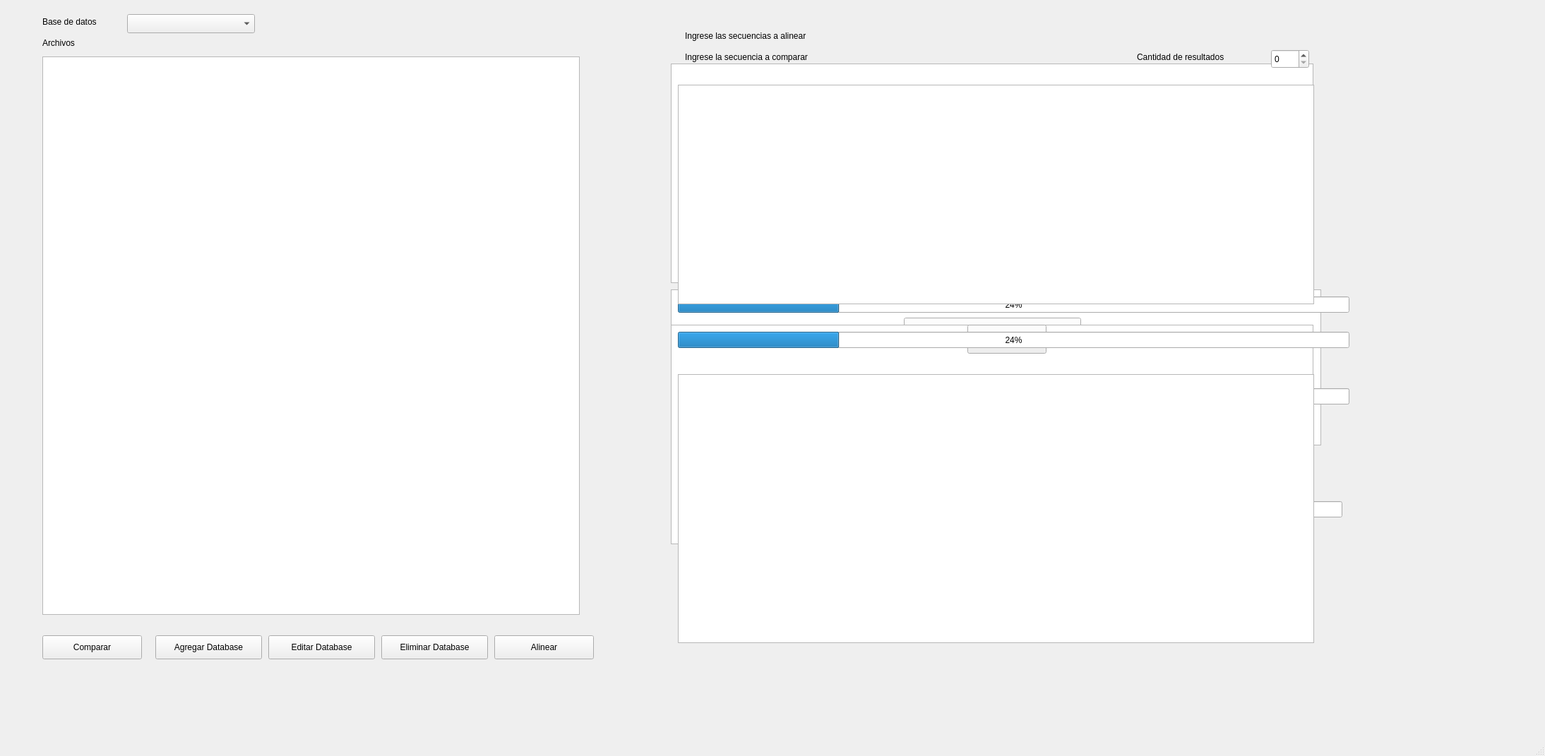
<?xml version="1.0" encoding="UTF-8"?>
<ui version="4.0">
 <class>mainWindow</class>
 <widget class="QMainWindow" name="mainWindow">
  <property name="geometry">
   <rect>
    <x>0</x>
    <y>0</y>
    <width>2188</width>
    <height>1071</height>
   </rect>
  </property>
  <property name="windowTitle">
   <string>MainWindow</string>
  </property>
  <widget class="QWidget" name="centralwidget">
   <widget class="QLabel" name="labelDatabase">
    <property name="geometry">
     <rect>
      <x>60</x>
      <y>20</y>
      <width>141</width>
      <height>21</height>
     </rect>
    </property>
    <property name="text">
     <string>Base de datos</string>
    </property>
   </widget>
   <widget class="QComboBox" name="selectDatabase">
    <property name="geometry">
     <rect>
      <x>180</x>
      <y>20</y>
      <width>181</width>
      <height>27</height>
     </rect>
    </property>
   </widget>
   <widget class="QLabel" name="labelFiles">
    <property name="geometry">
     <rect>
      <x>60</x>
      <y>50</y>
      <width>70</width>
      <height>21</height>
     </rect>
    </property>
    <property name="text">
     <string>Archivos</string>
    </property>
   </widget>
   <widget class="QTreeView" name="dbFilesTree">
    <property name="geometry">
     <rect>
      <x>60</x>
      <y>80</y>
      <width>761</width>
      <height>791</height>
     </rect>
    </property>
   </widget>
   <widget class="QWidget" name="widMainMenu" native="true">
    <property name="geometry">
     <rect>
      <x>880</x>
      <y>-20</y>
      <width>1051</width>
      <height>961</height>
     </rect>
    </property>
    <widget class="QToolButton" name="buttonMenuEdit">
     <property name="geometry">
      <rect>
       <x>380</x>
       <y>270</y>
       <width>330</width>
       <height>45</height>
      </rect>
     </property>
     <property name="text">
      <string>Editar base de datos</string>
     </property>
    </widget>
    <widget class="QPushButton" name="buttonMenuCompare">
     <property name="geometry">
      <rect>
       <x>380</x>
       <y>200</y>
       <width>330</width>
       <height>45</height>
      </rect>
     </property>
     <property name="text">
      <string>Encontrar alelos en una base de datos</string>
     </property>
    </widget>
    <widget class="QToolButton" name="buttonMenuDelete">
     <property name="geometry">
      <rect>
       <x>380</x>
       <y>410</y>
       <width>330</width>
       <height>45</height>
      </rect>
     </property>
     <property name="text">
      <string>Eliminar base de datos</string>
     </property>
    </widget>
    <widget class="QToolButton" name="buttonMenuAdd">
     <property name="geometry">
      <rect>
       <x>380</x>
       <y>340</y>
       <width>330</width>
       <height>45</height>
      </rect>
     </property>
     <property name="text">
      <string>Agregar base de datos</string>
     </property>
    </widget>
    <widget class="QPushButton" name="buttonMenuAlign">
     <property name="geometry">
      <rect>
       <x>380</x>
       <y>480</y>
       <width>330</width>
       <height>45</height>
      </rect>
     </property>
     <property name="text">
      <string>Alinear dos secuencias</string>
     </property>
    </widget>
   </widget>
   <widget class="QWidget" name="widAddDB" native="true">
    <property name="enabled">
     <bool>true</bool>
    </property>
    <property name="geometry">
     <rect>
      <x>880</x>
      <y>0</y>
      <width>1051</width>
      <height>961</height>
     </rect>
    </property>
    <property name="hidden" stdset="0">
     <bool>true</bool>
    </property>
    <widget class="QPushButton" name="buttonSelect">
     <property name="geometry">
      <rect>
       <x>400</x>
       <y>320</y>
       <width>251</width>
       <height>41</height>
      </rect>
     </property>
     <property name="text">
      <string>Seleccionar carpeta de archivos</string>
     </property>
    </widget>
    <widget class="QProgressBar" name="progressBar_2">
     <property name="geometry">
      <rect>
       <x>80</x>
       <y>550</y>
       <width>951</width>
       <height>23</height>
      </rect>
     </property>
     <property name="value">
      <number>24</number>
     </property>
    </widget>
    <widget class="QLabel" name="labelDbName">
     <property name="geometry">
      <rect>
       <x>150</x>
       <y>250</y>
       <width>351</width>
       <height>21</height>
      </rect>
     </property>
     <property name="text">
      <string>Ingrese el nombre de la nueva base de datos</string>
     </property>
    </widget>
    <widget class="QLineEdit" name="inputDbName">
     <property name="geometry">
      <rect>
       <x>500</x>
       <y>250</y>
       <width>391</width>
       <height>27</height>
      </rect>
     </property>
     <property name="placeholderText">
      <string>Nombre </string>
     </property>
     <property name="cursorMoveStyle">
      <enum>Qt::VisualMoveStyle</enum>
     </property>
    </widget>
    <widget class="QLabel" name="labelImport">
     <property name="geometry">
      <rect>
       <x>150</x>
       <y>380</y>
       <width>761</width>
       <height>21</height>
      </rect>
     </property>
     <property name="text">
      <string/>
     </property>
     <property name="alignment">
      <set>Qt::AlignCenter</set>
     </property>
    </widget>
    <widget class="QLabel" name="labelProcess">
     <property name="geometry">
      <rect>
       <x>210</x>
       <y>590</y>
       <width>661</width>
       <height>21</height>
      </rect>
     </property>
     <property name="text">
      <string>Importando archivos</string>
     </property>
     <property name="alignment">
      <set>Qt::AlignCenter</set>
     </property>
    </widget>
    <widget class="QPushButton" name="buttonImport">
     <property name="geometry">
      <rect>
       <x>400</x>
       <y>450</y>
       <width>251</width>
       <height>41</height>
      </rect>
     </property>
     <property name="text">
      <string>Crear base de datos</string>
     </property>
    </widget>
   </widget>
   <widget class="QWidget" name="widDeleteDB" native="true">
    <property name="enabled">
     <bool>true</bool>
    </property>
    <property name="geometry">
     <rect>
      <x>880</x>
      <y>0</y>
      <width>1051</width>
      <height>961</height>
     </rect>
    </property>
    <property name="hidden" stdset="0">
     <bool>true</bool>
    </property>
    <widget class="QProgressBar" name="progressBar_3">
     <property name="geometry">
      <rect>
       <x>80</x>
       <y>550</y>
       <width>951</width>
       <height>23</height>
      </rect>
     </property>
     <property name="value">
      <number>24</number>
     </property>
    </widget>
    <widget class="QLabel" name="labelDbNameDelete">
     <property name="geometry">
      <rect>
       <x>200</x>
       <y>250</y>
       <width>351</width>
       <height>21</height>
      </rect>
     </property>
     <property name="text">
      <string>Seleccione la base de datos a eliminar</string>
     </property>
    </widget>
    <widget class="QLabel" name="labelProcessDelete">
     <property name="geometry">
      <rect>
       <x>210</x>
       <y>590</y>
       <width>661</width>
       <height>21</height>
      </rect>
     </property>
     <property name="text">
      <string>Importando archivos</string>
     </property>
     <property name="alignment">
      <set>Qt::AlignCenter</set>
     </property>
    </widget>
    <widget class="QPushButton" name="buttonDelete">
     <property name="geometry">
      <rect>
       <x>380</x>
       <y>350</y>
       <width>251</width>
       <height>41</height>
      </rect>
     </property>
     <property name="text">
      <string>Eliminar base de datos</string>
     </property>
    </widget>
    <widget class="QComboBox" name="selectDeleteDatabase">
     <property name="geometry">
      <rect>
       <x>520</x>
       <y>250</y>
       <width>241</width>
       <height>27</height>
      </rect>
     </property>
    </widget>
    <widget class="QWidget" name="askingWidgetDelete" native="true">
     <property name="geometry">
      <rect>
       <x>240</x>
       <y>330</y>
       <width>581</width>
       <height>381</height>
      </rect>
     </property>
     <widget class="QLabel" name="labelAskDelete">
      <property name="geometry">
       <rect>
        <x>0</x>
        <y>90</y>
        <width>581</width>
        <height>21</height>
       </rect>
      </property>
      <property name="text">
       <string>¿Esta seguro que desea eliminar la base de datos? </string>
      </property>
      <property name="alignment">
       <set>Qt::AlignCenter</set>
      </property>
     </widget>
     <widget class="QDialogButtonBox" name="buttonBox">
      <property name="geometry">
       <rect>
        <x>170</x>
        <y>140</y>
        <width>231</width>
        <height>31</height>
       </rect>
      </property>
      <property name="standardButtons">
       <set>QDialogButtonBox::Cancel|QDialogButtonBox::Ok</set>
      </property>
     </widget>
    </widget>
   </widget>
   <widget class="QPushButton" name="buttonToCompare">
    <property name="geometry">
     <rect>
      <x>60</x>
      <y>900</y>
      <width>141</width>
      <height>34</height>
     </rect>
    </property>
    <property name="text">
     <string>Comparar</string>
    </property>
   </widget>
   <widget class="QPushButton" name="buttonToAdd">
    <property name="geometry">
     <rect>
      <x>220</x>
      <y>900</y>
      <width>151</width>
      <height>34</height>
     </rect>
    </property>
    <property name="text">
     <string>Agregar Database</string>
    </property>
   </widget>
   <widget class="QPushButton" name="buttonToEdit">
    <property name="geometry">
     <rect>
      <x>380</x>
      <y>900</y>
      <width>151</width>
      <height>34</height>
     </rect>
    </property>
    <property name="text">
     <string>Editar Database</string>
    </property>
   </widget>
   <widget class="QPushButton" name="buttonToDelete">
    <property name="geometry">
     <rect>
      <x>540</x>
      <y>900</y>
      <width>151</width>
      <height>34</height>
     </rect>
    </property>
    <property name="text">
     <string>Eliminar Database</string>
    </property>
   </widget>
   <widget class="QWidget" name="widEditDB" native="true">
    <property name="enabled">
     <bool>true</bool>
    </property>
    <property name="geometry">
     <rect>
      <x>880</x>
      <y>0</y>
      <width>1051</width>
      <height>961</height>
     </rect>
    </property>
    <property name="hidden" stdset="0">
     <bool>true</bool>
    </property>
    <widget class="QPushButton" name="buttonDeleteSeq">
     <property name="geometry">
      <rect>
       <x>380</x>
       <y>210</y>
       <width>251</width>
       <height>41</height>
      </rect>
     </property>
     <property name="text">
      <string>Borrar secuencia</string>
     </property>
    </widget>
    <widget class="QProgressBar" name="progressBar_4">
     <property name="geometry">
      <rect>
       <x>70</x>
       <y>710</y>
       <width>951</width>
       <height>23</height>
      </rect>
     </property>
     <property name="value">
      <number>24</number>
     </property>
    </widget>
    <widget class="QLabel" name="labelEditProcess">
     <property name="geometry">
      <rect>
       <x>180</x>
       <y>750</y>
       <width>661</width>
       <height>21</height>
      </rect>
     </property>
     <property name="text">
      <string>Creando archivos</string>
     </property>
     <property name="alignment">
      <set>Qt::AlignCenter</set>
     </property>
    </widget>
    <widget class="QPushButton" name="buttonAddSeq">
     <property name="geometry">
      <rect>
       <x>390</x>
       <y>650</y>
       <width>251</width>
       <height>41</height>
      </rect>
     </property>
     <property name="text">
      <string>Agregar secuencia</string>
     </property>
    </widget>
    <widget class="QTextEdit" name="seqContent">
     <property name="geometry">
      <rect>
       <x>70</x>
       <y>410</y>
       <width>921</width>
       <height>221</height>
      </rect>
     </property>
    </widget>
    <widget class="QLabel" name="labelSelectedSeq">
     <property name="geometry">
      <rect>
       <x>70</x>
       <y>170</y>
       <width>911</width>
       <height>21</height>
      </rect>
     </property>
     <property name="sizePolicy">
      <sizepolicy hsizetype="Preferred" vsizetype="Preferred">
       <horstretch>0</horstretch>
       <verstretch>0</verstretch>
      </sizepolicy>
     </property>
     <property name="text">
      <string>Secuencia seleccionada:</string>
     </property>
     <property name="alignment">
      <set>Qt::AlignLeading|Qt::AlignLeft|Qt::AlignVCenter</set>
     </property>
    </widget>
    <widget class="QLineEdit" name="newSeqName">
     <property name="geometry">
      <rect>
       <x>70</x>
       <y>360</y>
       <width>241</width>
       <height>27</height>
      </rect>
     </property>
     <property name="placeholderText">
      <string>Nombre de la nueva secuencia</string>
     </property>
    </widget>
    <widget class="QLabel" name="labelSelectedDir">
     <property name="geometry">
      <rect>
       <x>70</x>
       <y>320</y>
       <width>881</width>
       <height>21</height>
      </rect>
     </property>
     <property name="text">
      <string>Carpeta seleccionada:</string>
     </property>
     <property name="alignment">
      <set>Qt::AlignLeading|Qt::AlignLeft|Qt::AlignVCenter</set>
     </property>
    </widget>
   </widget>
   <widget class="QWidget" name="widAlign" native="true">
    <property name="enabled">
     <bool>true</bool>
    </property>
    <property name="geometry">
     <rect>
      <x>880</x>
      <y>0</y>
      <width>1051</width>
      <height>1021</height>
     </rect>
    </property>
    <property name="hidden" stdset="0">
     <bool>true</bool>
    </property>
    <widget class="QToolButton" name="buttonSeeAlignment">
     <property name="geometry">
      <rect>
       <x>470</x>
       <y>800</y>
       <width>131</width>
       <height>41</height>
      </rect>
     </property>
     <property name="text">
      <string>Ver Alineación </string>
     </property>
    </widget>
    <widget class="QPushButton" name="buttonAlign">
     <property name="geometry">
      <rect>
       <x>470</x>
       <y>800</y>
       <width>131</width>
       <height>41</height>
      </rect>
     </property>
     <property name="text">
      <string>Alinear</string>
     </property>
    </widget>
    <widget class="QProgressBar" name="progressBar_5">
     <property name="geometry">
      <rect>
       <x>80</x>
       <y>420</y>
       <width>951</width>
       <height>23</height>
      </rect>
     </property>
     <property name="value">
      <number>24</number>
     </property>
    </widget>
    <widget class="QLabel" name="label_3">
     <property name="geometry">
      <rect>
       <x>90</x>
       <y>40</y>
       <width>251</width>
       <height>21</height>
      </rect>
     </property>
     <property name="text">
      <string>Ingrese las secuencias a alinear</string>
     </property>
    </widget>
    <widget class="QPlainTextEdit" name="sequenceInput2">
     <property name="geometry">
      <rect>
       <x>70</x>
       <y>460</y>
       <width>910</width>
       <height>311</height>
      </rect>
     </property>
    </widget>
    <widget class="QPlainTextEdit" name="sequenceInput1">
     <property name="geometry">
      <rect>
       <x>70</x>
       <y>90</y>
       <width>910</width>
       <height>311</height>
      </rect>
     </property>
    </widget>
   </widget>
   <widget class="QWidget" name="widCompare" native="true">
    <property name="enabled">
     <bool>true</bool>
    </property>
    <property name="geometry">
     <rect>
      <x>880</x>
      <y>30</y>
      <width>1051</width>
      <height>961</height>
     </rect>
    </property>
    <property name="hidden" stdset="0">
     <bool>true</bool>
    </property>
    <widget class="QSpinBox" name="resultLenghtSpin">
     <property name="geometry">
      <rect>
       <x>920</x>
       <y>40</y>
       <width>54</width>
       <height>27</height>
      </rect>
     </property>
    </widget>
    <widget class="QTableView" name="tableResults">
     <property name="geometry">
      <rect>
       <x>80</x>
       <y>500</y>
       <width>901</width>
       <height>381</height>
      </rect>
     </property>
    </widget>
    <widget class="QPushButton" name="buttonCompare">
     <property name="geometry">
      <rect>
       <x>490</x>
       <y>430</y>
       <width>112</width>
       <height>41</height>
      </rect>
     </property>
     <property name="text">
      <string>Comparar</string>
     </property>
    </widget>
    <widget class="QProgressBar" name="progressBar">
     <property name="geometry">
      <rect>
       <x>80</x>
       <y>440</y>
       <width>951</width>
       <height>23</height>
      </rect>
     </property>
     <property name="value">
      <number>24</number>
     </property>
    </widget>
    <widget class="QLabel" name="label">
     <property name="geometry">
      <rect>
       <x>90</x>
       <y>40</y>
       <width>251</width>
       <height>21</height>
      </rect>
     </property>
     <property name="text">
      <string>Ingrese la secuencia a comparar</string>
     </property>
    </widget>
    <widget class="QPlainTextEdit" name="sequenceInput">
     <property name="geometry">
      <rect>
       <x>80</x>
       <y>90</y>
       <width>901</width>
       <height>311</height>
      </rect>
     </property>
    </widget>
    <widget class="QLabel" name="label_2">
     <property name="geometry">
      <rect>
       <x>730</x>
       <y>40</y>
       <width>171</width>
       <height>21</height>
      </rect>
     </property>
     <property name="text">
      <string>Cantidad de resultados</string>
     </property>
    </widget>
   </widget>
   <widget class="QPushButton" name="buttonToAlign">
    <property name="geometry">
     <rect>
      <x>700</x>
      <y>900</y>
      <width>141</width>
      <height>34</height>
     </rect>
    </property>
    <property name="text">
     <string>Alinear</string>
    </property>
   </widget>
   <zorder>widEditDB</zorder>
   <zorder>widDeleteDB</zorder>
   <zorder>widAddDB</zorder>
   <zorder>widMainMenu</zorder>
   <zorder>labelDatabase</zorder>
   <zorder>selectDatabase</zorder>
   <zorder>labelFiles</zorder>
   <zorder>dbFilesTree</zorder>
   <zorder>buttonToCompare</zorder>
   <zorder>buttonToAdd</zorder>
   <zorder>buttonToEdit</zorder>
   <zorder>buttonToDelete</zorder>
   <zorder>buttonToAlign</zorder>
   <zorder>widAlign</zorder>
   <zorder>widCompare</zorder>
  </widget>
  <widget class="QMenuBar" name="menubar">
   <property name="geometry">
    <rect>
     <x>0</x>
     <y>0</y>
     <width>2188</width>
     <height>18</height>
    </rect>
   </property>
   <property name="mouseTracking">
    <bool>true</bool>
   </property>
  </widget>
  <widget class="QStatusBar" name="statusbar"/>
 </widget>
 <resources/>
 <connections/>
</ui>
